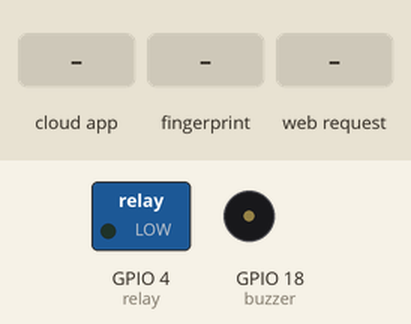
A sketch run on a simulated ESP32. On the bench: switched loads named in the sketch (green lamp = pin HIGH), buzzer (waves = sounding, pin HIGH). The test bench sets the inputs (shaded band). WiFi joins after 1.5 s; servers stay silent unless stated; no MQTT or app messages arrive unless stated; what the sketch prints to the serial monitor is not drawn.

Above: at 9.7 s.
9.8 s: the phone or cloud app sets Lock to Close
At 10.9 s:
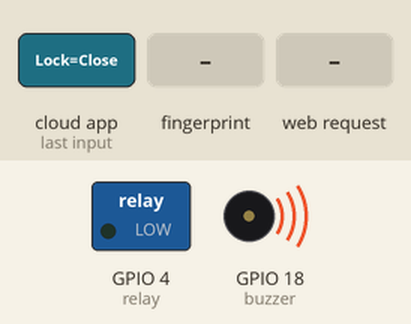
13.3 s: finger stored as number 1 placed on the sensor
At 22.6 s:
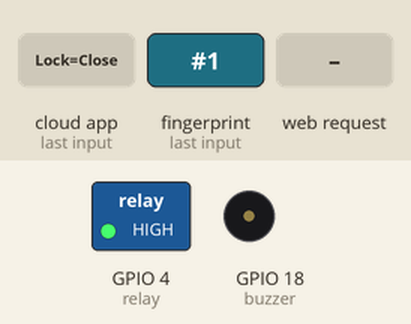
22.8 s: HTTP request GET /?relayoff received
At 28.4 s:
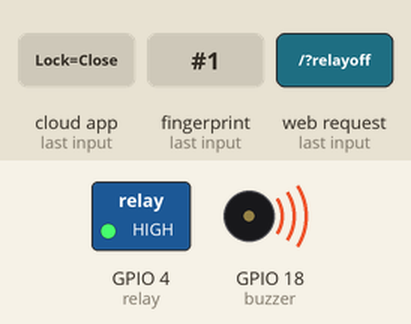
32.3 s: HTTP request GET /?relayon received
At 37.9 s:
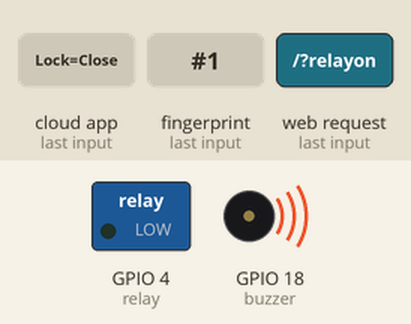
38.8 s: the phone or cloud app sets Lock to Open
At 43.0 s:
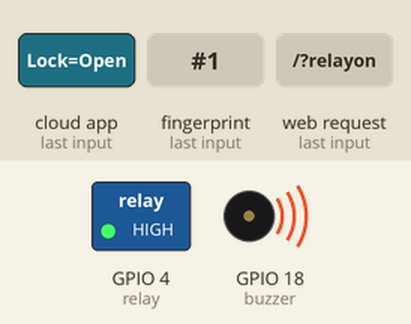
Timing chart, 0 to 44.8 s (numbered marks = the images above; inputs shaded):
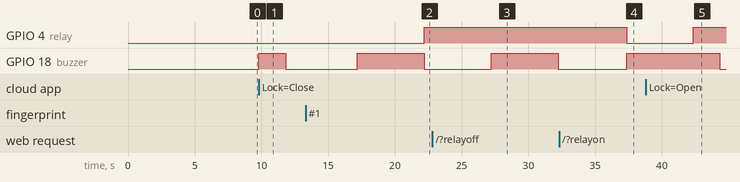

Measured:
- after the input at 9.8 s, GPIO 18 (buzzer): LOW → HIGH at once, → LOW 2.0 s later
- after the input at 13.3 s, GPIO 4 (relay): LOW → HIGH after 8.9 s; GPIO 18 (buzzer): LOW → HIGH after 3.9 s, → LOW 5.0 s later
- after the input at 22.8 s, GPIO 18 (buzzer): LOW → HIGH after 4.4 s, → LOW 5.0 s later
- after the input at 32.3 s, GPIO 4 (relay): HIGH → LOW after 5.0 s; GPIO 18 (buzzer): LOW → HIGH after 5.0 s
- after the input at 38.8 s, GPIO 4 (relay): LOW → HIGH after 3.5 s; GPIO 18 (buzzer): HIGH → LOW after 5.5 s instead of 3.5 s

The sketch:

FINAL_CODE.ino
```cpp
#include <WiFi.h> // include WIFI module for ESP32
#include "Adafruit_MQTT.h"
#include "Adafruit_MQTT_Client.h"
#include <Adafruit_Fingerprint.h>
#include <HardwareSerial.h>
#include <SoftwareSerial.h>
#include <SPI.h>
#include <Wire.h>

Adafruit_Fingerprint finger = Adafruit_Fingerprint(&Serial2);

const char *wifi_ssid =  "ONEPLUS 9RT";     // Enter your WiFi Name
const char *wifi_pass =  "1234567890"; // Enter your WiFi Password
WiFiServer server(80);    // Server will be at port 80
WiFiClient client;

#define MQTT_SERV "io.adafruit.com"
#define MQTT_PORT 1883
#define MQTT_NAME "keval0502"
#define MQTT_PASS "aio_Mqio33UMqjUArFjZsJJfOs9NCVMA" // Enter the API key that you copied from your adafrui IO account

#define relay 4
#define buzzer 18

Adafruit_MQTT_Client mqtt(&client, MQTT_SERV, MQTT_PORT, MQTT_NAME, MQTT_PASS);
//Set up the feed you're subscribing to
Adafruit_MQTT_Subscribe Lock = Adafruit_MQTT_Subscribe(&mqtt, MQTT_NAME "/f/Lock");

void setup()
{
  Serial.begin(115200);
  Serial2.begin(57600);
  delay(10);
  mqtt.subscribe(&Lock);
  pinMode(relay, OUTPUT);
  pinMode(buzzer, OUTPUT);

  digitalWrite(relay, LOW); // keep motor off initally
  digitalWrite(buzzer, LOW);
 Serial.println("Fingerprint Door Lock");
 delay(3000);


 // set the data rate for the sensor serial port
 finger.begin(57600);

 if (finger.verifyPassword())
 {
   Serial.println("Fingerprint Sensor Connected");
   delay(3000);
 }

 else
 {
   Serial.println("Unable to find Sensor");
   delay(3000);
   Serial.println("Check Connections");

   while (1) {
     delay(1);
   }
 }

  Serial.println("Connecting to ");
  Serial.println(wifi_ssid);
  WiFi.begin(wifi_ssid, wifi_pass);

  while (WiFi.status() != WL_CONNECTED)
  {
    delay(500);
    Serial.print(".");              // print ... till not connected
  }
  Serial.println("");
  Serial.println("WiFi connected");
  Serial.print("IP address: ");
  Serial.println(WiFi.localIP());           // Getting the IP address
  Serial.println("Type the above IP address into browser search bar");
  server.begin();                           // Starting the server
}

void loop()
{
  WiFiClient client = server.available();     //Checking if any client request is available or not
  if (client)
  {
    Serial.println("New Client is requesting web page");
    boolean currentLineIsBlank = true;
    String buffer = "";
    while (client.connected())
    {
      if (client.available())                    // if there is some client data available
      {
        char c = client.read();
        buffer+=c;                              // read a byte
        if (c == '\n' && currentLineIsBlank)    // check for newline character,
        {
          client.println("HTTP/1.1 200 OK");
          client.println("Content-Type: text/html");
          client.println();
          client.println("<!DOCTYPE html><html>");
          client.println("<head><meta name=\"viewport\" content=\"width=device-width, initial-scale=1\">");
          //client.println("<link rel=\"icon\" href=\"data:,\">");
          //client.println("<style>html { font-family: Helvetica; display: inline-block; margin: 0px auto; text-align: center;}");
          //client.println(".button { background-color: #4CAF50; border: 2px solid #4CAF50;; color: white; padding: 15px 32px; text-align: center; text-decoration: none; display: inline-block; font-size: 16px; margin: 4px 2px; cursor: pointer; }");
          //client.println("text-decoration: none; font-size: 30px; margin: 2px; cursor: pointer;}");
          client.println("</head>");
          client.print("<body><center><h1>IOT BASED SMART DOOR LOCK</h1></center>");
          //client.println("<form><center>");
          client.print("<center><p>Relay Control</p></center>");
          client.print("<center><a href=\"/?relayon\"\"><button>DOOR UNLOCK</button></a></center>");
          client.print("<center><a href=\"/?relayoff\"\"><button>DOOR LOCK</button></a></center>");
          client.print("</body></HTML>");
          break;        // break out of the while loop:
        }
        if (c == '\n') {
          currentLineIsBlank = true;
          buffer="";
        }
        else
          if (c == '\r') {
          if(buffer.indexOf("GET /?relayon")>=0)
          {
            digitalWrite(relay, LOW);
            digitalWrite(buzzer, HIGH);
            delay(5000);
            digitalWrite(buzzer, LOW);
          }
          if(buffer.indexOf("GET /?relayoff")>=0)
          {
            digitalWrite(relay, HIGH);
            digitalWrite(buzzer, HIGH);
            delay(5000);
            digitalWrite(buzzer, LOW);
          }
        }
        else {
          currentLineIsBlank = false;
        }
      }
    }
    client.stop();
    Serial.println("Client disconnected.");
  }

   MQTT_connect();
Adafruit_MQTT_Subscribe * subscription;
while ((subscription = mqtt.readSubscription(5000)))
     {
   if (subscription == &Lock)
     {
      //Print the new value to the serial monitor
      Serial.println((char*) Lock.lastread);
   if (!strcmp((char*) Lock.lastread, "Close"))
      {
        digitalWrite(relay, LOW);
        Serial.print("Door Unlocked - ");
        digitalWrite(buzzer, HIGH);
        delay(2000);
        digitalWrite(buzzer, LOW);
    }
    if (!strcmp((char*) Lock.lastread, "Open"))
      {
        digitalWrite(relay, HIGH);
        Serial.print("Door Closed - ");
        digitalWrite(buzzer, HIGH);
        delay(2000);
        digitalWrite(buzzer, LOW);
    }
 }
     }

  getFingerprintIDez();
 delay(50);            //don't need to run this at full speed.
}

// returns -1 if failed, otherwise returns ID #
int getFingerprintIDez()
{
 uint8_t p = finger.getImage();
 if (p != FINGERPRINT_OK)
 {
   Serial.println("Waiting For Valid Finger");
   return -1;
 }

 p = finger.image2Tz();
 if (p != FINGERPRINT_OK)
 {
   Serial.println("Messy Image Try Again");
   delay(3000);
   return -1;
 }

 p = finger.fingerFastSearch();
 if (p != FINGERPRINT_OK)  {

   Serial.println("Not Valid Finger");
   delay(3000);
   return -1;
 }

 // found a match!
   Serial.println(("Door Unlocked"));
   digitalWrite(relay, LOW);
   digitalWrite(buzzer, HIGH);
   delay(5000);

   Serial.println(("Closing the Door"));
   digitalWrite(relay, HIGH);
   digitalWrite(buzzer, LOW);
   delay(5000);

   return finger.fingerID;
}
void MQTT_connect()
{
  int8_t ret;
  // Stop if already connected.
  if (mqtt.connected())
  {
    return;
  }
  uint8_t retries = 3;
  while ((ret = mqtt.connect()) != 0) // connect will return 0 for connected
  {
       mqtt.disconnect();
       delay(5000);  // wait 5 seconds
       retries--;
       if (retries == 0)
       {
         // basically die and wait for WDT to reset me
         while (1);
       }
  }
}
```
